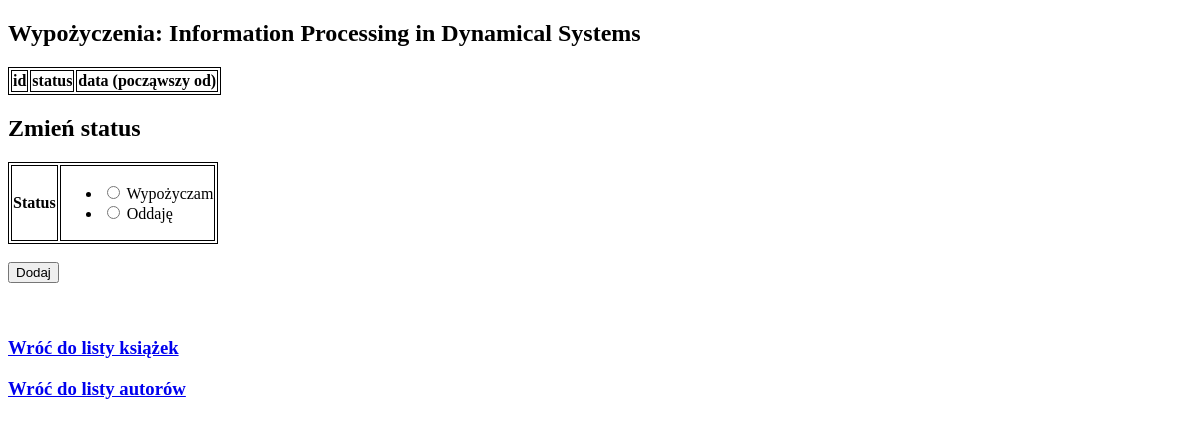
The page /books/3 on the database as committed earlier.
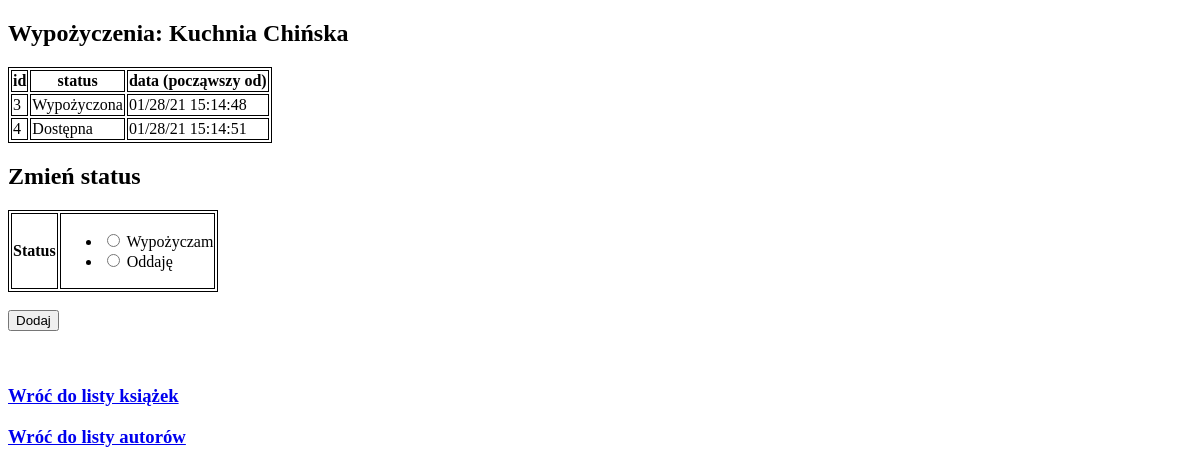
The same page on the database as committed later.
### app/models.py (models this page shows, shortened)
class Book(db.Model):
    __tablename__ = 'book'
    id = db.Column(db.Integer, primary_key=True)
    title = db.Column(db.String(100))
    authors = db.relationship("Author",
                              secondary=association_table,
                              lazy="subquery",
                              backref=db.backref('book', lazy=True))
    borrows = db.relationship("Borrow", backref="book", lazy="dynamic")

class Borrow(db.Model):
    __tablename__ = 'borrow'
    id = db.Column(db.Integer, primary_key=True)
    date = db.Column(db.DateTime, index=True, default=datetime.utcnow)
    book_id = db.Column(db.Integer, db.ForeignKey('book.id'))
    in_stock = db.Column(db.Boolean, default=False)

### app/routes.py (the view, shortened to what this page needs)
@app.route('/books/<int:book_id>', methods=["GET", "POST"])
def book_borrowings(book_id):
    error = None
    book = Book.query.get(book_id)
    borrows = [borrow for borrow in book.borrows]
    if len(borrows) != 0:
        latest = book.borrows[-1]
    else:
        latest = None
    form = BorrowForm()
    return render_template("book.html",
                           book=book, form=form, borrows=borrows, error=error)

### app/forms2.py
class BorrowForm(FlaskForm):
    in_stock = RadioField(
        "Status",
        choices=["Wypożyczam", "Oddaję"],
        validators=[DataRequired()]
    )

### app/templates/book.html (shortened to what this page needs)
<!DOCTYPE html>
<html lang="en">
<head>
</head>
<h2>Wypożyczenia: {{book.title}} </h2>
<table>
    <thead>
    <th>id</th>
    <th>status</th>
    <th>data (począwszy od)</th>
    </thead>
    {% for borrow in borrows %}
    <tr>
        <td>{{ borrow.id }}</td>
        <td>{% if borrow.in_stock==False %} Wypożyczona {% elif borrow.in_stock==True %} Dostępna {% endif %}</td>
        <td>{{ (borrow.date).strftime("%x") }} {{ (borrow.date).strftime("%X") }}</td>
    </tr>
    {% endfor %}
</table>
<div>
    <h2> Zmień status</h2>
    <form method="POST" action="/books/{{ book.id }}">
        <table>
                <tr>
                    <th>Status</th>
                    <td>{{ form.in_stock }}</td>
                </tr>
        </table>
        <br>
        <input type="submit" value="Dodaj">
    </form>
</div>
<br><br>
<h3><a href="/books/">Wróć do listy książek</a></h3>
<h3><a href="/authors/">Wróć do listy autorów</a></h3>
</html>

Rows that differ between the two databases and show on the page:
changed Book: title "Information Processing in Dynamical Systems" → "Kuchnia Chińska"
added Borrow: id "3", in_stock "Wypożyczona", date "01/28/21", date "15:14:48"
added Borrow: id "4", in_stock "Dostępna", date "01/28/21", date "15:14:51"
